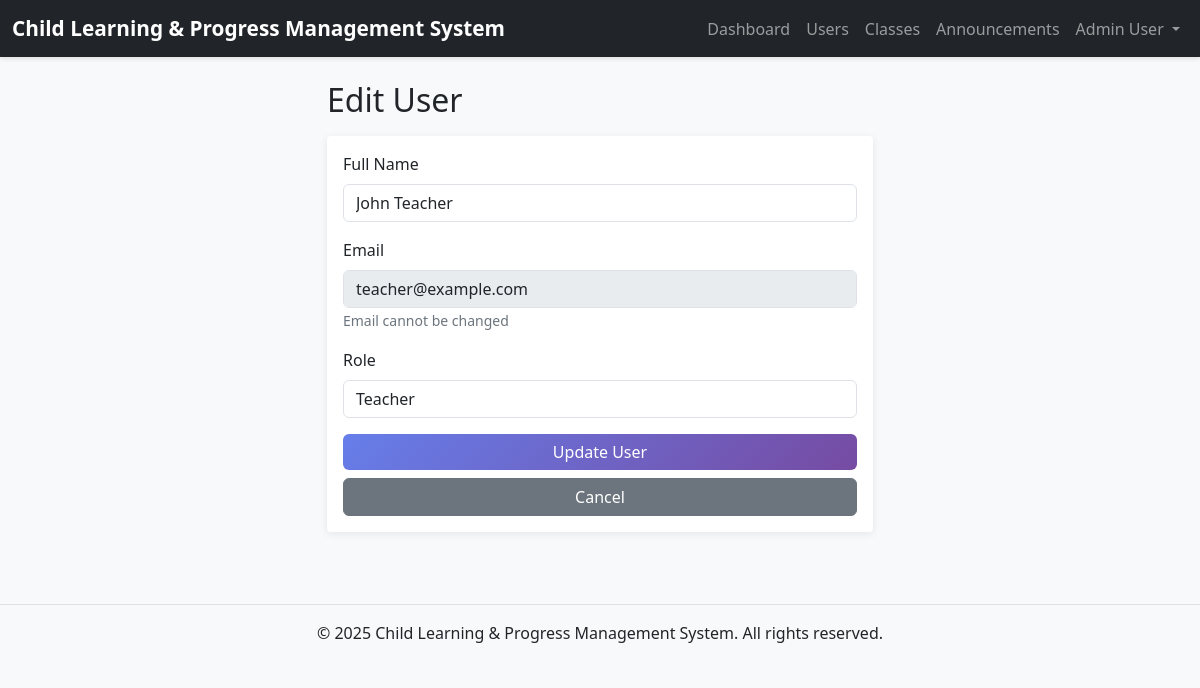
/admin/user_edit.php?id=2 (signed in), run on the app's committed database.
### tables this page shows
CREATE TABLE users (
    id INT AUTO_INCREMENT PRIMARY KEY,
    email VARCHAR(255) NOT NULL UNIQUE,
    password VARCHAR(255) NOT NULL,
    full_name VARCHAR(255) NOT NULL,
    role ENUM('admin', 'teacher', 'student', 'parent') NOT NULL,
    created_at TIMESTAMP DEFAULT CURRENT_TIMESTAMP,
    updated_at TIMESTAMP DEFAULT CURRENT_TIMESTAMP ON UPDATE CURRENT_TIMESTAMP
);

### includes/auth.php (called while the page is built, shortened)
<?php
function isLoggedIn() {
    return isset($_SESSION['user_id']) && isset($_SESSION['role']);
}
function getCurrentUser() {
    global $mysqli;
    $user_id = $_SESSION['user_id'];
    $stmt = $mysqli->prepare("SELECT id, email, full_name, role FROM users WHERE id = ?");
    $stmt->bind_param("i", $user_id);
    $stmt->execute();
    $result = $stmt->get_result();
    if ($result->num_rows > 0) {
        return $result->fetch_assoc();
    }
    return null;
}
?>

### admin/user_edit.php (the view, shortened to what this page needs)
<?php
require_once '../config/db.php';
require_once '../includes/auth.php';
$user_id = intval($_GET['id'] ?? 0);
$user = null;
if ($user_id > 0) {
    $stmt = $mysqli->prepare("SELECT id, full_name, email, role FROM users WHERE id = ?");
    $stmt->bind_param("i", $user_id);
    $stmt->execute();
    $result = $stmt->get_result();
    if ($result->num_rows > 0) {
        $user = $result->fetch_assoc();
    } else {
        $error = 'User not found.';
    }
}
include '../includes/header.php';
include '../includes/nav.php';
?>
<div class="container mt-4">
    <div class="row justify-content-center">
        <div class="col-md-6">
            <h2 class="mb-3">Edit User</h2>
            <div class="card">
                <div class="card-body">
                    <form method="POST" action="">
                        <div class="mb-3">
                            <label for="full_name" class="form-label">Full Name</label>
                            <input
                                type="text"
                                class="form-control"
                                id="full_name"
                                name="full_name"
                                value="<?php echo htmlspecialchars($user['full_name']); ?>"
                                required
                            >
                        </div>
                        <div class="mb-3">
                            <label for="email" class="form-label">Email</label>
                            <input
                                type="email"
                                class="form-control"
                                id="email"
                                name="email"
                                value="<?php echo htmlspecialchars($user['email']); ?>"
                                disabled
                            >
                            <small class="text-muted">Email cannot be changed</small>
                        </div>
                        <div class="mb-3">
                            <label for="role" class="form-label">Role</label>
                            <select class="form-control" id="role" name="role" required>
                                <option value="<?php echo ROLE_TEACHER; ?>" <?php echo $user['role'] === ROLE_TEACHER ? 'selected' : ''; ?>>Teacher</option>
                            </select>
                        </div>
                        <div class="d-grid gap-2">
                            <button type="submit" class="btn btn-primary">Update User</button>
                            <a href="users_list.php" class="btn btn-secondary">Cancel</a>
                        </div>
                    </form>
                </div>
            </div>
        </div>
    </div>
</div>
<?php include '../includes/footer.php'; ?>

### includes/nav.php (shortened to what this page needs)
<nav class="navbar navbar-expand-lg navbar-dark bg-dark">
    <div class="container-fluid">
        <a class="navbar-brand" href="<?php echo SITE_URL; ?>">
            <?php echo APP_NAME; ?>
        </a>
        <div class="collapse navbar-collapse" id="navbarNav">
            <ul class="navbar-nav ms-auto">
                <?php if (isLoggedIn()) { ?>
                    <?php
                    $current_user = getCurrentUser();
                    if ($current_user) {
                    ?>
                        <?php if ($current_user['role'] === ROLE_ADMIN) { ?>
                            <li class="nav-item">
                                <a class="nav-link" href="<?php echo SITE_URL; ?>admin/dashboard.php">Dashboard</a>
                            </li>
                            <li class="nav-item">
                                <a class="nav-link" href="<?php echo SITE_URL; ?>admin/users_list.php">Users</a>
                            </li>
                            <li class="nav-item">
                                <a class="nav-link" href="<?php echo SITE_URL; ?>admin/classes_list.php">Classes</a>
                            </li>
                            <li class="nav-item">
                                <a class="nav-link" href="<?php echo SITE_URL; ?>announcements_list.php">Announcements</a>
                            </li>
                        <?php } ?>
                        <li class="nav-item dropdown">
                            <a class="nav-link dropdown-toggle" href="#" id="userDropdown" role="button" data-bs-toggle="dropdown">
                                <?php echo htmlspecialchars($current_user['full_name']); ?>
                            </a>
                        </li>
                    <?php } ?>
                <?php } ?>
            </ul>
        </div>
    </div>
</nav>

### css/style.css (style rules this page uses)
:root { --primary-color: #667eea; --secondary-color: #764ba2; --success-color: #28a745; --danger-color: #dc3545; --warning-color: #ffc107; --info-color: #17a2b8; }
body { font-family: 'Segoe UI', Tahoma, Geneva, Verdana, sans-serif; background-color: #f8f9fa; }
.navbar { box-shadow: 0 2px 4px rgba(0, 0, 0, 0.1); }
.navbar-brand { font-weight: 600; font-size: 1.3rem; }
.card { border: none; box-shadow: 0 2px 8px rgba(0, 0, 0, 0.08); margin-bottom: 1.5rem; transition: transform 0.2s, box-shadow 0.2s; }
.btn { border-radius: 0.375rem; font-weight: 500; transition: all 0.2s; }
.btn-primary { background: linear-gradient(135deg, var(--primary-color) 0%, var(--secondary-color) 100%); border: none; }
.form-control, .form-select { border: 1px solid #dee2e6; border-radius: 0.375rem; transition: border-color 0.15s, box-shadow 0.15s; }
.text-muted { color: #6c757d !important; }
* { transition: color 0.15s ease-in-out, background-color 0.15s ease-in-out; }
.btn, .card, .nav-link { transition: all 0.2s ease-in-out; }

### data on the page
users: full_name "Admin User"
users: full_name "John Teacher", email "teacher@example.com", role "Teacher"

### other printed values
APP_NAME "Child Learning & Progress Management System"
